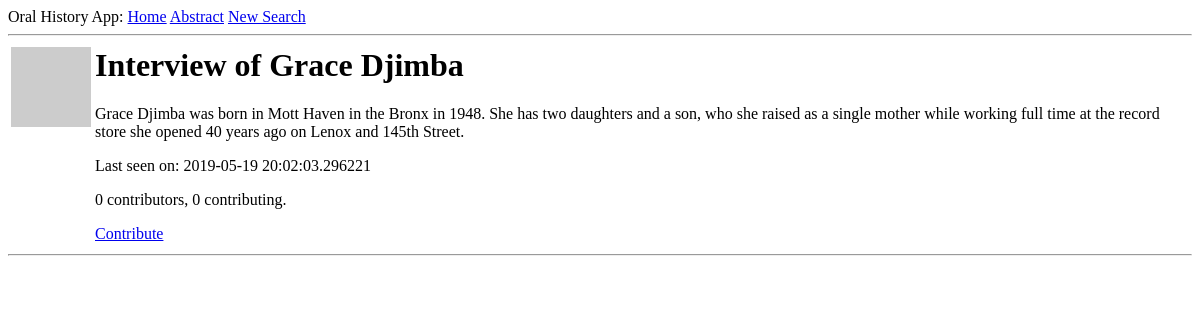
/user/Grace Djimba (signed in), run on an earlier commit of the app's database.
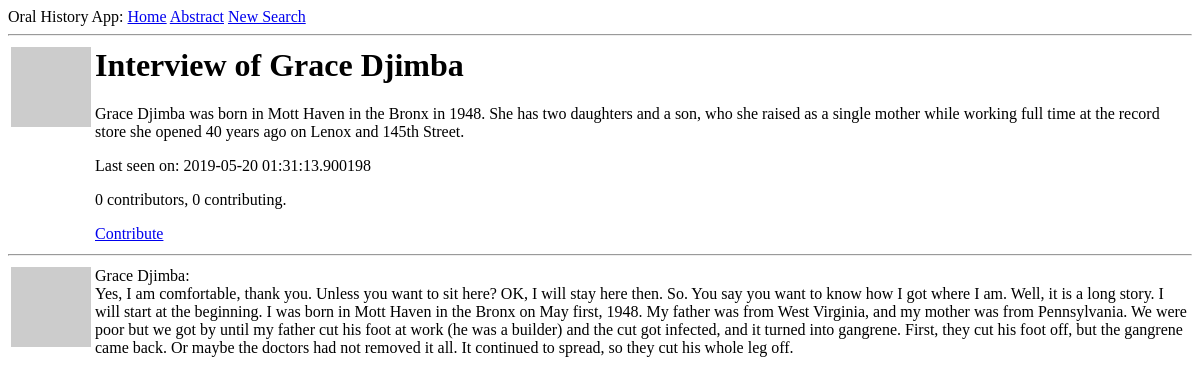
And on a later commit of the database.
### app/models.py (models this page shows, shortened)
class User(UserMixin, db.Model):
    id = db.Column(db.Integer, primary_key=True)
    username = db.Column(db.String(64), index=True, unique=True)
    email = db.Column(db.String(120), index=True, unique=True)
    password_hash = db.Column(db.String(128))
    posts = db.relationship('Post', backref='author', lazy='dynamic')
    about_me = db.Column(db.String(340))
    last_seen = db.Column(db.DateTime, default=datetime.utcnow)
    followed = db.relationship(
        'User', secondary=followers,
        primaryjoin=(followers.c.follower_id == id),
        secondaryjoin=(followers.c.followed_id == id),
        backref=db.backref('followers', lazy='dynamic'), lazy='dynamic')
    def avatar(self, size):
        digest = md5(self.email.lower().encode('utf-8')).hexdigest()
        return 'https://www.gravatar.com/avatar/{}?d=identicon&s={}'.format(
            digest, size)
    def is_following(self, user):
        return self.followed.filter(
            followers.c.followed_id == user.id).count() > 0

class Post(db.Model):
    id = db.Column(db.Integer, primary_key=True)
    body = db.Column(db.String(10000))
    timestamp = db.Column(db.DateTime, index=True, default=datetime.utcnow)
    user_id = db.Column(db.Integer, db.ForeignKey('user.id'))

### app/routes.py (the view)
@app.route('/user/<username>')
@login_required
def user(username):
    user = User.query.filter_by(username=username).first_or_404()
    page = request.args.get('page', 1, type=int)
    posts = user.posts.order_by(Post.timestamp.desc()).paginate(
        page, app.config['POSTS_PER_PAGE'], False)
    next_url = url_for('user', username=user.username, page=posts.next_num) \
        if posts.has_next else None
    prev_url = url_for('user', username=user.username, page=posts.prev_num) \
        if posts.has_prev else None
    return render_template('user.html', user=user, posts=posts.items,
                           next_url=next_url, prev_url=prev_url)

### app/models.py (called while the page is built)
@login.user_loader
def load_user(id):
    return User.query.get(int(id))

### app/routes.py (called while the page is built)
@app.before_request
def before_request():
    if current_user.is_authenticated:
        current_user.last_seen = datetime.utcnow()
        db.session.commit()

### app/templates/user.html
{% extends "base.html" %}
{% block content %}
    <table>
        <tr valign="top">
            <td><img src="{{ user.avatar(128) }}"></td>
            <td>
                <h1>Interview of {{ user.username }}</h1>
                {% if user.about_me %}<p>{{ user.about_me }}</p>{% endif %}
                {% if user.last_seen %}<p>Last seen on: {{ user.last_seen }}</p>{% endif %}
                <p>{{ user.followers.count() }} contributors, {{ user.followed.count() }} contributing.</p>
                {% if user == current_user %}
                <p><a href="{{ url_for('edit_profile') }}">Edit profile</a></p>
                {% elif not current_user.is_following(user) %}
                <p><a href="{{ url_for('follow', username=user.username) }}">Contribute</a></p>
                {% else %}
                <p><a href="{{ url_for('unfollow', username=user.username) }}">Stop contributing</a></p>
                {% endif %}
            </td>
        </tr>
    </table>
    <hr>
    {% for post in posts %}
        {% include '_post.html' %}
    {% endfor %}
{% endblock %}

### app/templates/_post.html
<table>
    <tr valign="top">
        <td><img src="{{ post.author.avatar(36) }}"></td>
        <td>{{ post.author.username }}:<br>{{ post.body }}</td>
    </tr>
</table>

What changed in the data, as far as the page shows it:
changed User "Grace Djimba": last_seen "2019-05-19 20:02:03.296221" → "2019-05-20 01:31:13.900198"
added Post: author.username "Grace Djimba", body "Yes, I am comfortable, thank you. Unless you want to sit here? OK, I will stay here then. So. You say you want to know how I got where I am. Well, it is a long story. I will start at the beginning. I was born in Mott Haven in the Bronx on May first, 1948. My father was from West Virginia, and my mother was from Pennsylvania. We were poor but we got by until my father cut his foot at work (he was a builder) and the cut got infected, and it turned into gangrene. First, they cut his foot off, but the gangrene came back. Or maybe the doctors had not removed it all. It continued to spread, so they cut his whole leg off."
